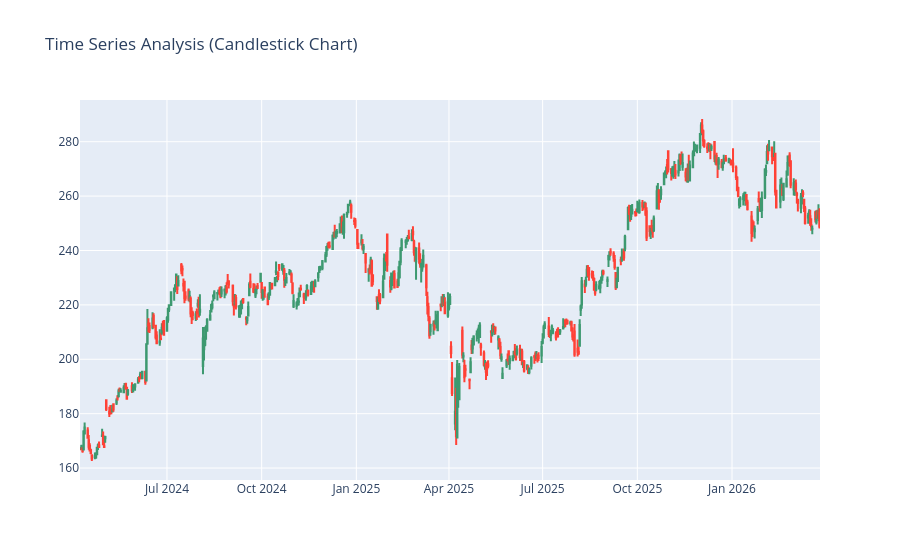

Here is the notebook cell this chart was saved with:
### Code cell
import plotly.graph_objects as go
figure = go.Figure(data=[go.Candlestick(x = data.index,
                                        open = data["Open"], 
                                        high = data["High"],
                                        low = data["Low"], 
                                        close = data["Close"])])
figure.update_layout(title = "Time Series Analysis (Candlestick Chart)", 
                     xaxis_rangeslider_visible = False)
figure.show()

### Figure 1 — Plotly figure (JSON) as saved in the notebook; plotly's stock layout.template omitted (floating-point values rounded to 4 significant figures; data arrays with more than 128 entries replaced by an {"elided": "..."} marker saying what was removed)
{"data": [{"close": {"elided": "495 float values"}, "high": {"elided": "495 float values"}, "low": {"elided": "495 float values"}, "open": {"elided": "495 float values"}, "type": "candlestick", "x": {"elided": "495 str values"}}], "layout": {"autosize": true, "title": {"text": "Time Series Analysis (Candlestick Chart)"}, "xaxis": {"autorange": true, "range": ["2024-04-07 12:00", "2026-03-27 12:00"], "rangeslider": {"visible": false, "yaxis": {}}, "type": "date"}, "yaxis": {"autorange": true, "range": [155.6, 295.3]}}}
